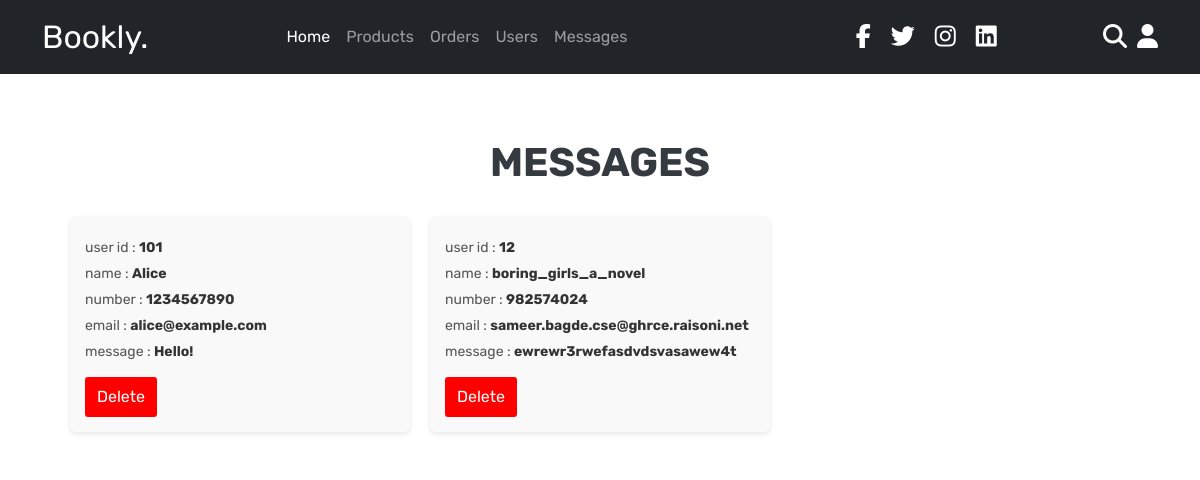
/admin_message.php (signed in), run on the app's committed database.
### tables this page shows
CREATE TABLE `message` (
  `id` int(100) NOT NULL,
  `user_id` int(100) NOT NULL,
  `name` varchar(100) NOT NULL,
  `email` varchar(100) NOT NULL,
  `number` varchar(12) NOT NULL,
  `message` varchar(500) NOT NULL
);

### admin_message.php (the view, shortened to what this page needs)
<?php
include 'connection.php';
?>
<!DOCTYPE html>
<html lang="en">
<head>
   <link rel="stylesheet" href="https://cdnjs.cloudflare.com/ajax/libs/font-awesome/6.0.0/css/all.min.css">
</head>
<body>
<?php include 'header.php'; ?>
<section class="messages">
   <h1 class="title"> messages </h1>
   <div class="box-container">
   <?php
      $select_message = mysqli_query($connection, "SELECT * FROM `message`") or die('query failed');
      if(mysqli_num_rows($select_message) > 0){
         while($fetch_message = mysqli_fetch_assoc($select_message)){
   ?>
   <div class="box">
      <p> user id : <span><?php echo $fetch_message['user_id']; ?></span> </p>
      <p> name : <span><?php echo $fetch_message['name']; ?></span> </p>
      <p> number : <span><?php echo $fetch_message['number']; ?></span> </p>
      <p> email : <span><?php echo $fetch_message['email']; ?></span> </p>
      <p> message : <span><?php echo $fetch_message['message']; ?></span> </p>
      <a href="admin_message.php?delete=<?php echo $fetch_message['id']; ?>" onclick="return confirm('delete this message?');" class="delete-btn">Delete</a>
   </div>
   <?php
      };
   }else{
      echo '<p class="empty">you have no messages!</p>';
   }
   ?>
   </div>
</section>
</body>
</html>

### admin_message.php (style rules this page uses)
.messages { max-width: 100%; margin: 20px auto; background: #fff; padding: 20px; }
.title { text-align: center; padding-top: 25px; font-size: 2.5rem; font-weight: bold; color: #343a40; margin-bottom: 30px; text-transform: uppercase; }
.box-container { display: grid; grid-template-columns: repeat(3, 1fr); gap: 20px; justify-content: center; max-width: 1100px; margin: auto; padding: 0 20px; }
.box { background: #f9f9f9; padding: 15px; border-radius: 5px; box-shadow: 0 2px 5px rgba(0,0,0,0.1); transition: 0.3s; }
.box p { margin: 5px 0; font-size: 14px; color: #555; }
.box p span { font-weight: bold; color: #333; }
.delete-btn { display: inline-block; padding: 8px 12px; background: red; color: white; text-decoration: none; border-radius: 3px; margin-top: 10px; transition: 0.3s; text-align: center; }

### header.php (style rules this page uses)
:root { --primary: #8e44ad; --secondary: #6c3483; --accent: #f39c12; --dark: #333; --light: #fff; --gray: #f5f5f5; --text-color: #666; --border: 1px solid #ddd; --box-shadow: 0 .5rem 1rem rgba(0,0,0,.1); --transition: all 0.3s ease-in-out; }
* { margin: 0; padding: 0; box-sizing: border-box; font-family: 'Rubik', sans-serif; }

### data on the page
message: user "101", name "Alice", number "1234567890", email "alice@example.com", message "Hello!"
message: user "12", name "boring_girls_a_novel", number "982574024", email "sameer.bagde.cse@ghrce.raisoni.net", message "ewrewr3rwefasdvdsvasawew4t"
